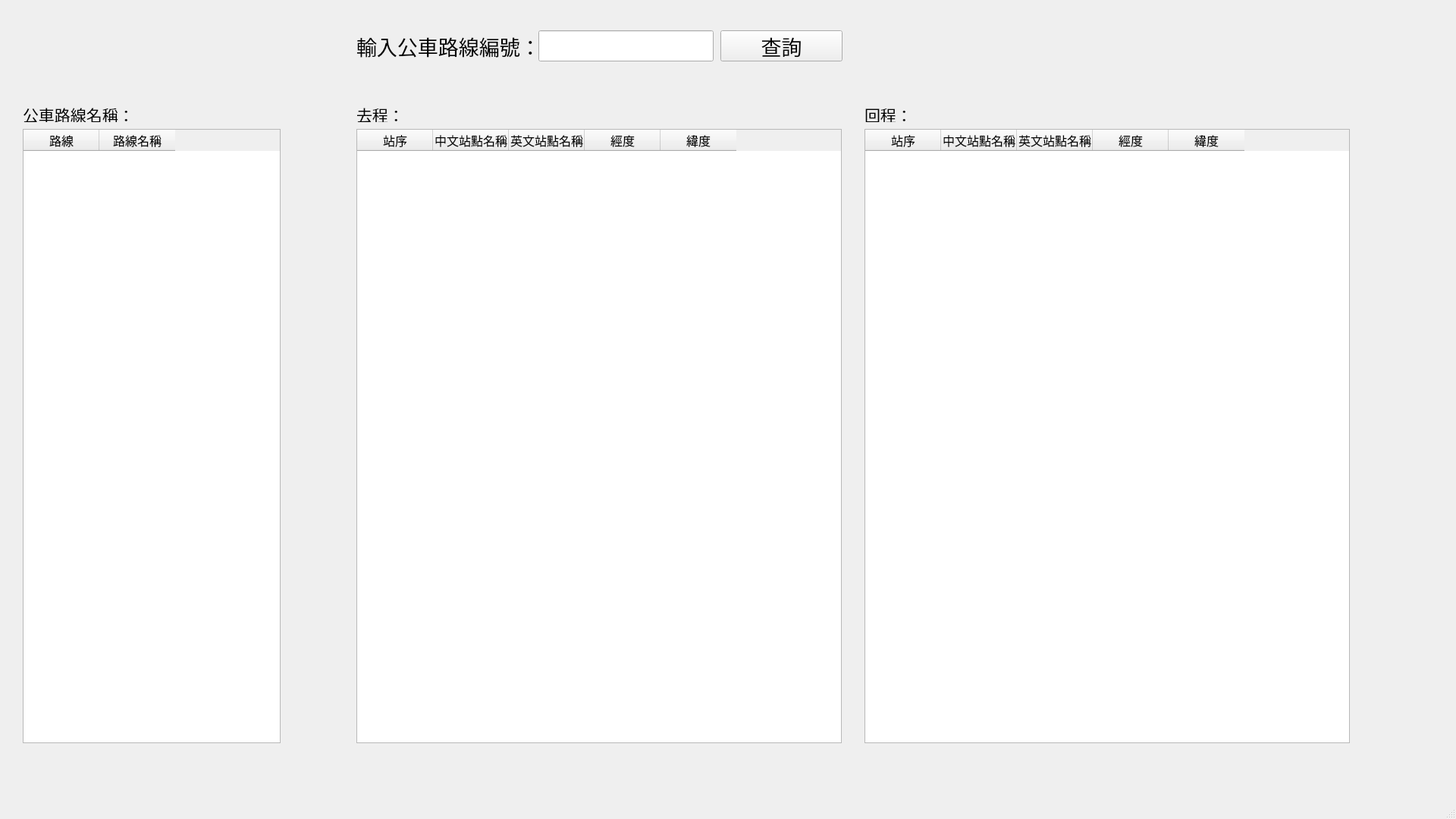
<?xml version="1.0" encoding="UTF-8"?>
<ui version="4.0">
 <class>searchBus</class>
 <widget class="QMainWindow" name="searchBus">
  <property name="geometry">
   <rect>
    <x>0</x>
    <y>0</y>
    <width>1920</width>
    <height>1080</height>
   </rect>
  </property>
  <property name="windowTitle">
   <string>查詢公車路線</string>
  </property>
  <widget class="QWidget" name="centralwidget">
   <widget class="QLabel" name="label">
    <property name="geometry">
     <rect>
      <x>470</x>
      <y>40</y>
      <width>241</width>
      <height>41</height>
     </rect>
    </property>
    <property name="font">
     <font>
      <pointsize>20</pointsize>
     </font>
    </property>
    <property name="text">
     <string>輸入公車路線編號：</string>
    </property>
   </widget>
   <widget class="QLineEdit" name="lineEdit_Bus">
    <property name="geometry">
     <rect>
      <x>710</x>
      <y>40</y>
      <width>231</width>
      <height>41</height>
     </rect>
    </property>
    <property name="font">
     <font>
      <pointsize>20</pointsize>
     </font>
    </property>
   </widget>
   <widget class="QPushButton" name="searchBusInfo">
    <property name="geometry">
     <rect>
      <x>950</x>
      <y>40</y>
      <width>161</width>
      <height>41</height>
     </rect>
    </property>
    <property name="font">
     <font>
      <pointsize>20</pointsize>
     </font>
    </property>
    <property name="text">
     <string>查詢</string>
    </property>
   </widget>
   <widget class="QTableWidget" name="busID_table">
    <property name="geometry">
     <rect>
      <x>30</x>
      <y>170</y>
      <width>340</width>
      <height>810</height>
     </rect>
    </property>
    <property name="font">
     <font>
      <pointsize>12</pointsize>
     </font>
    </property>
    <property name="editTriggers">
     <set>QAbstractItemView::SelectedClicked</set>
    </property>
    <property name="rowCount">
     <number>0</number>
    </property>
    <property name="columnCount">
     <number>2</number>
    </property>
    <attribute name="verticalHeaderVisible">
     <bool>false</bool>
    </attribute>
    <column>
     <property name="text">
      <string>路線</string>
     </property>
    </column>
    <column>
     <property name="text">
      <string>路線名稱</string>
     </property>
    </column>
   </widget>
   <widget class="QTableWidget" name="busOutbound_table">
    <property name="geometry">
     <rect>
      <x>470</x>
      <y>170</y>
      <width>640</width>
      <height>810</height>
     </rect>
    </property>
    <property name="font">
     <font>
      <pointsize>12</pointsize>
     </font>
    </property>
    <property name="editTriggers">
     <set>QAbstractItemView::NoEditTriggers</set>
    </property>
    <property name="columnCount">
     <number>5</number>
    </property>
    <attribute name="verticalHeaderVisible">
     <bool>false</bool>
    </attribute>
    <column>
     <property name="text">
      <string>站序</string>
     </property>
    </column>
    <column>
     <property name="text">
      <string>中文站點名稱</string>
     </property>
    </column>
    <column>
     <property name="text">
      <string>英文站點名稱</string>
     </property>
    </column>
    <column>
     <property name="text">
      <string>經度</string>
     </property>
    </column>
    <column>
     <property name="text">
      <string>緯度</string>
     </property>
    </column>
   </widget>
   <widget class="QLabel" name="label_2">
    <property name="geometry">
     <rect>
      <x>30</x>
      <y>140</y>
      <width>161</width>
      <height>21</height>
     </rect>
    </property>
    <property name="font">
     <font>
      <pointsize>16</pointsize>
     </font>
    </property>
    <property name="text">
     <string>公車路線名稱：</string>
    </property>
   </widget>
   <widget class="QLabel" name="label_3">
    <property name="geometry">
     <rect>
      <x>470</x>
      <y>140</y>
      <width>61</width>
      <height>21</height>
     </rect>
    </property>
    <property name="font">
     <font>
      <pointsize>16</pointsize>
     </font>
    </property>
    <property name="text">
     <string>去程：</string>
    </property>
   </widget>
   <widget class="QLabel" name="label_4">
    <property name="geometry">
     <rect>
      <x>1140</x>
      <y>140</y>
      <width>71</width>
      <height>21</height>
     </rect>
    </property>
    <property name="font">
     <font>
      <pointsize>16</pointsize>
     </font>
    </property>
    <property name="text">
     <string>回程：</string>
    </property>
   </widget>
   <widget class="QTableWidget" name="busInbound_table">
    <property name="geometry">
     <rect>
      <x>1140</x>
      <y>170</y>
      <width>640</width>
      <height>810</height>
     </rect>
    </property>
    <property name="font">
     <font>
      <pointsize>12</pointsize>
     </font>
    </property>
    <property name="editTriggers">
     <set>QAbstractItemView::NoEditTriggers</set>
    </property>
    <property name="columnCount">
     <number>5</number>
    </property>
    <attribute name="verticalHeaderVisible">
     <bool>false</bool>
    </attribute>
    <column>
     <property name="text">
      <string>站序</string>
     </property>
    </column>
    <column>
     <property name="text">
      <string>中文站點名稱</string>
     </property>
    </column>
    <column>
     <property name="text">
      <string>英文站點名稱</string>
     </property>
    </column>
    <column>
     <property name="text">
      <string>經度</string>
     </property>
    </column>
    <column>
     <property name="text">
      <string>緯度</string>
     </property>
    </column>
   </widget>
  </widget>
  <widget class="QMenuBar" name="menubar">
   <property name="geometry">
    <rect>
     <x>0</x>
     <y>0</y>
     <width>1920</width>
     <height>21</height>
    </rect>
   </property>
  </widget>
  <widget class="QStatusBar" name="statusbar"/>
 </widget>
 <resources/>
 <connections/>
</ui>
